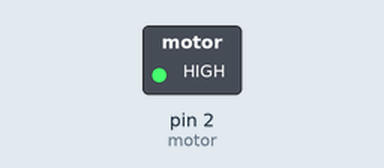
A sketch run on a simulated Arduino Uno, built with avr-gcc and run on an emulated ATmega328P. Shown: switched loads named in the sketch (green lamp = pin HIGH).

Above: at 1.0 s.
At 3.0 s:
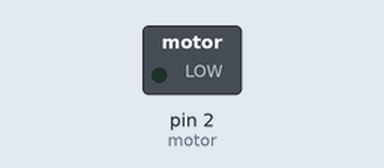
Timing chart, 0 to 5.2 s (numbered marks = the images above):
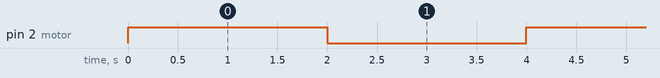

The sketch:

aula-018.ino
```cpp
// https://www.tinkercad.com/things/19pJ31wrcAG-copy-of-aula17/editel?tenant=circuits
// Usando motores DC com Arduino P2

#define motor 2
int tempo=2000;

void setup() {
  pinMode(motor,OUTPUT);


}

void loop() {
  digitalWrite(motor,HIGH);
  delay(tempo);
  digitalWrite(motor,LOW);
  delay(tempo);

}

/*
   * Quando um motor é rotacionado de forma mecânica, gera energia através de indução. Se injetado tensão nele, ele gera trabalho(movimento).
   *
   * Se gerar tensão é um ponto prejudicial para o circuito que estiver ligado a ele,
   * pois como ele não para de girar imediatamente cortando sua tensão, gerando uma carga,
   * que se acumula e é DISSIPADA PARA O CIRCUITO EM FORMA DE TENSÃO DE PICO.
   *
   * Para que isso  não ocorra, temos que alimenta-lo externamente.
   *
   *
   * Transistor liga/desliga motor através de chaveamento.
   * Se o pino base receber uma tensão, o transistor permite a passagem da corrente (circuito fechado).
   * Se o pino base não receber tensão, bloqueia passagem de corrente (circuito aberto).
   *
   * -------------------------------------------------------------------
   *
   * TIP-120
   * DIODO pra proteger o circuito, ligado ao coletor, se inverte a polaridade, bloqueia corrente
   *
 */
```

Measured:
- by itself, pin 2 (motor): alternates HIGH for 2.0 s and LOW for 2.0 s
